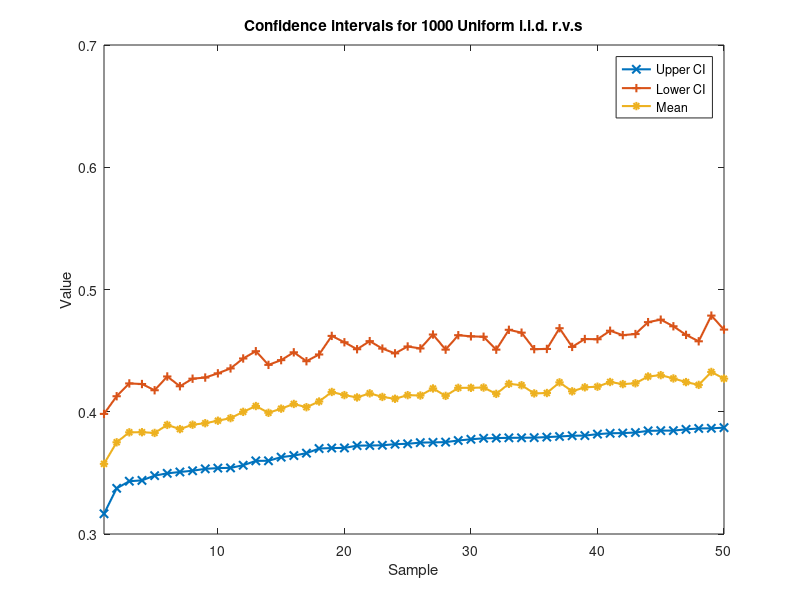

MATLAB code for this plot:
close all; clear global; clearvars;

CI = zeros(1000,2);
m = zeros(1000,1);
s = zeros(1000,1);

% Count how many times mean falls out of CI
times = 0;
pvalue = 0.05;
percentile = unifinv(1-pvalue/2, 0,1);
% percentile = unifinv((1+0.95)/2, 0,1);

for a = 1:1000
    X = rand([1 48]);
    m(a) = sum(X) / length(X);
    X1 = (X - m(a)).^2;
    s(a) = sqrt(sum(X1) / (length(X)-1));
    CI(a,1) = m(a) - percentile*s(a) / sqrt(length(X));
    CI(a,2) = m(a) + percentile*s(a) / sqrt(length(X));
    if ( m(a) < CI(a,1) || m(a) > CI(a,2) )
        times = times + 1;
    end
%     disp(a)
end

[temp, order] = sort(CI(:,1));
CI = CI(order,:);
m = m(order);

CI_lower = CI(:,1);
CI_upper = CI(:,2);
figure('Name', 'Confidence intervals for 1000 Uniform i.i.d. r.v.s')
plot(CI_lower, 'Linewidth', 1.5, 'Marker', 'x');
hold on;
plot(CI_upper, 'Linewidth', 1.5, 'Marker', '+');
hold on;
plot(m, 'Linewidth', 1.5, 'Marker', '*');
title('Confidence intervals for 1000 Uniform i.i.d. r.v.s')
xlabel('Sample'); xlim([1 50]);
ylabel('Value');
legend('Upper CI', 'Lower CI', 'Mean');
hold off;